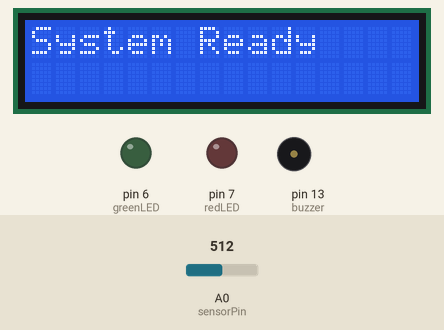
A sketch run on a simulated Arduino Uno, built with avr-gcc and run on an emulated ATmega328P. Parts: 16×2 character LCD, output pins drawn as LEDs (lit = HIGH), buzzer (waves = sounding). Inputs (shaded band) come from the test bench; at power-on: A0 (sensorPin) = 512. What the sketch prints to the serial monitor is not drawn.

Above: at 1.1 s.
At 4.2 s:
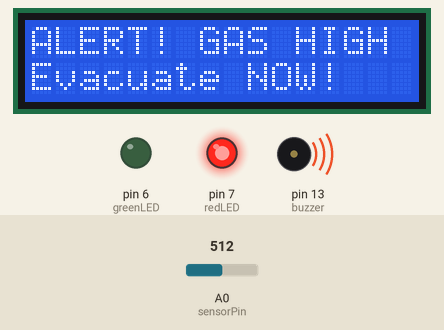
4.3 s: A0 (sensorPin) set to 416
13.3 s: A0 (sensorPin) set to 392
At 15.7 s:
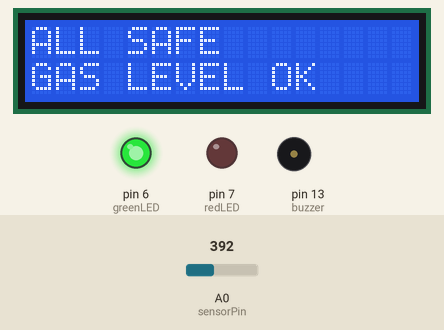
22.3 s: A0 (sensorPin) set to 410
At 25.7 s:
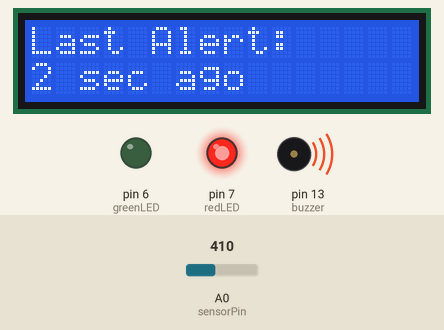
31.3 s: A0 (sensorPin) set to 390
At 38.6 s:
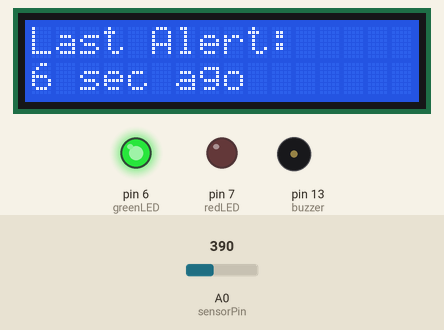
Timing chart, 0 to 40.1 s (numbered marks = the images above; inputs shaded):
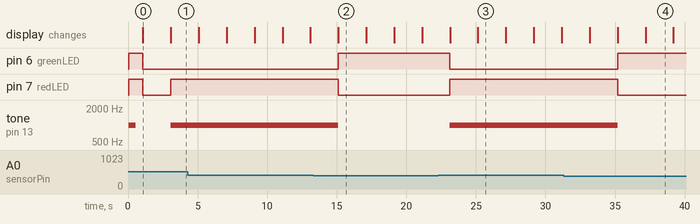

The sketch:

gas_detector.ino
```cpp
#include <LiquidCrystal.h>

// Pin definitions
const int buzzer = 13;       // Buzzer pin
const int sensorPin = A0;    // MQ2 sensor pin (Analog input)
const int redLED = 7;        // Red LED (Alert)
const int greenLED = 6;      // Green LED (Safe)
const int rs = 12, en = 11, d4 = 5, d5 = 4, d6 = 3, d7 = 2; // LCD pin connections

// Threshold for sensor reading (adjust based on testing)
int sensorThreshold = 400;

// Variables to track last alert time
unsigned long lastAlertTime = 0;

// Initialize LCD
LiquidCrystal lcd(rs, en, d4, d5, d6, d7);

void setup() {
    pinMode(buzzer, OUTPUT);
    pinMode(sensorPin, INPUT);
    pinMode(redLED, OUTPUT);
    pinMode(greenLED, OUTPUT);

    Serial.begin(9600); // Initialize Serial Monitor

    lcd.begin(16, 2); // Set up LCD display

    // Self-test sequence
    lcd.print("Starting Self-Test");
    digitalWrite(redLED, HIGH);
    digitalWrite(greenLED, HIGH);
    tone(buzzer, 1000, 500);
    delay(1000);
    noTone(buzzer);
    digitalWrite(redLED, LOW);
    digitalWrite(greenLED, LOW);
    lcd.clear();

    lcd.print("System Ready");
    delay(2000);
    lcd.clear();
}

void loop() {
    int sensorValue = analogRead(sensorPin);

    Serial.print("Sensor Value: ");
    Serial.println(sensorValue);

    lcd.setCursor(0, 0);
    lcd.print("Sensor: ");
    lcd.print(sensorValue);

    if (sensorValue > sensorThreshold) {
        // Alert: Gas level exceeded
        tone(buzzer, 1000);
        digitalWrite(redLED, HIGH);
        digitalWrite(greenLED, LOW);

        lcd.clear();
        lcd.setCursor(0, 0);
        lcd.print("ALERT! GAS HIGH");
        lcd.setCursor(0, 1);
        lcd.print("Evacuate NOW!");

        lastAlertTime = millis(); // Store alert time
        delay(2000);
    } else {
        // Safe state
        noTone(buzzer);
        digitalWrite(redLED, LOW);
        digitalWrite(greenLED, HIGH);

        lcd.clear();
        lcd.setCursor(0, 0);
        lcd.print("ALL SAFE");
        lcd.setCursor(0, 1);
        lcd.print("GAS LEVEL OK");
        delay(2000);
    }

    // Show last alert time if any
    if (lastAlertTime > 0) {
        lcd.clear();
        lcd.setCursor(0, 0);
        lcd.print("Last Alert:");
        lcd.setCursor(0, 1);
        lcd.print((millis() - lastAlertTime) / 1000);
        lcd.print(" sec ago");
        delay(2000);
    }
}
```

Measured:
- the behaviour switches between 401 and 400 on A0 (sensorPin) (found by bisection; images 1 and 2)
- after the input at 13.3 s, pin 6 (greenLED): LOW → HIGH after 1.8 s; pin 7 (redLED): HIGH → LOW after 1.8 s; tone on pin 13 (buzzer): 1000 Hz → silent after 1.8 s; the display: changes after 1.8 s (image 2)
- after the input at 22.3 s, pin 6 (greenLED): HIGH → LOW after 0.84 s; pin 7 (redLED): LOW → HIGH after 0.84 s; tone on pin 13 (buzzer): silent → 1000 Hz after 0.84 s; the display: first changes after 0.84 s (image 3 shows a later state)
- after the input at 31.3 s, pin 6 (greenLED): LOW → HIGH after 3.9 s; pin 7 (redLED): HIGH → LOW after 3.9 s; tone on pin 13 (buzzer): 1000 Hz → silent after 3.9 s; the display: first differs from a run without the input after 3.9 s (image 4 shows a later state)
- what the display in image 0 shows lasts 2.0 s, from 1.1 s to 3.1 s
